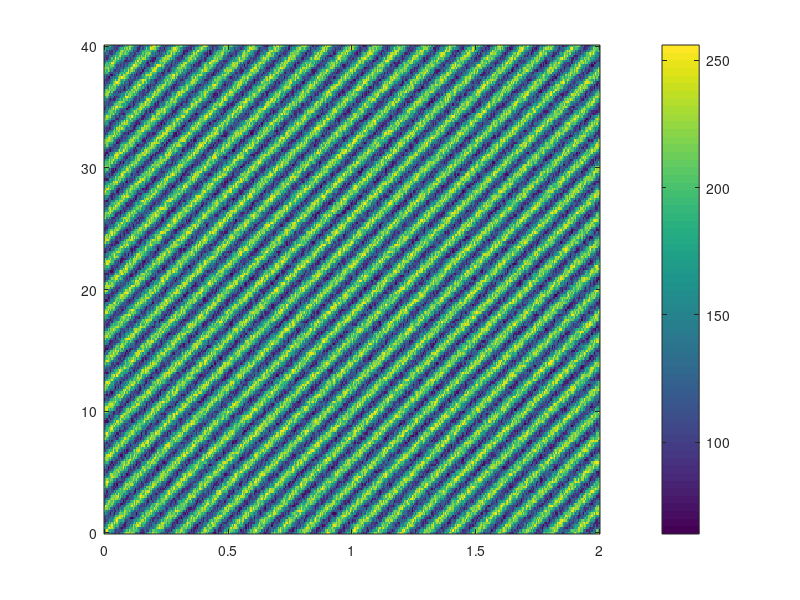
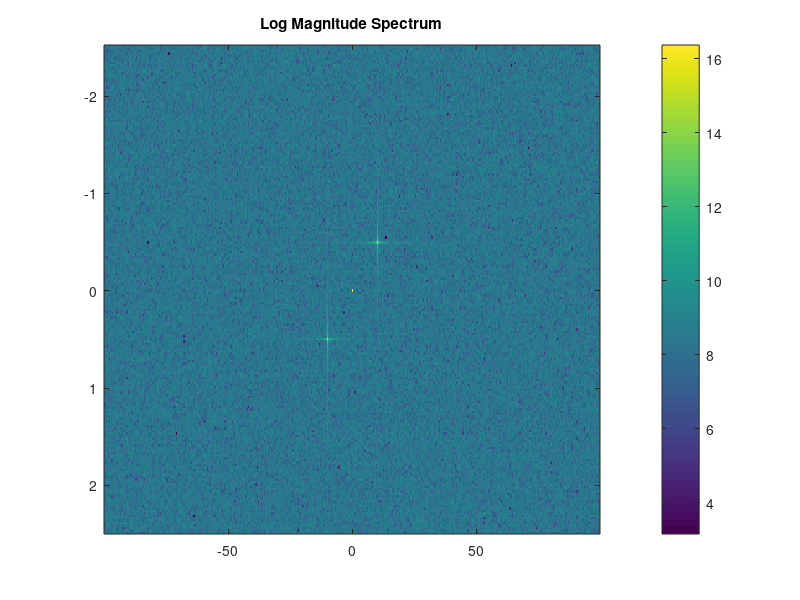

Write MATLAB code to recreate these figures, in order. (Note: this script raises an error after producing the figures.)
clear
close all

% make a synthetic streak pattern
nt=400;
ny=202;

t=linspace(0,2,nt);
y=linspace(0,40,ny);
[tt,yy]=meshgrid(t,y);
v=20;
f=10;
fst = 1/(t(2)-t(1));
fsy = 1/(y(2)-y(1));

zz = 128+64*cos(2*pi*f*(tt-1/v *yy) )+rand(size(tt))*64;

figure, imagesc(t,y,zz); colorbar; set(gca,'YDir','normal')

zz = uint8(zz);


gray = double(zz); % Ensure it's in double format

% Compute 2D FFT and shift zero-frequency to center
F = fftshift(fft2(gray));
tfreq = fst/nt*(-nt/2:nt/2-1);
yfreq = fsy/ny*(-ny/2:ny/2-1);

% fx = linspace(-0.5, 0.5, nt);
% fy = linspace(-0.5, 0.5, ny);
% [FX, FY] = meshgrid(fx, fy);
% freq_radius = sqrt(FX.^2 + FY.^2);

% Compute magnitude spectrum
magF = abs(F);
logMag = log(1 + magF);

% Normalize and display spectrum
figure;
% imshow(logMag, [], 'InitialMagnification', 'fit');
imagesc(tfreq,yfreq,logMag); colorbar();
title('Log Magnitude Spectrum');

% Threshold to find peaks in frequency domain
bw = imbinarize(mat2gray(logMag), 0.8); % adjust threshold as needed
% bw = bwareaopen(bw, 20); % remove small noise

% Get peak locations (pixels)
[iy, ix] = find(bw);
center = size(gray)/2;

% Analyze peaks
angles = atan2d(yfreq(iy) - yfreq(center(1)), tfreq(ix) - tfreq(center(2)));
radii = sqrt((iy - center(1)).^2 + (ix - center(2)).^2);

% Filter out central low-frequency region
valid = radii > 10; % skip low-frequency noise near center
angles = angles(valid);
radii = radii(valid);

% Display results
disp('Detected feature angles (degrees):');
disp(angles);

% Estimate spacing: spacing = image_size / frequency_peak
image_size = mean(size(gray)); % average dimension
frequencies = radii / image_size;
spacings = 1 ./ frequencies;

disp('Estimated spacings (pixels):');
disp(spacings);

% Optional: show peaks over frequency image
hold on;
plot(tfreq(ix(valid)), yfreq(iy(valid)), 'r+');